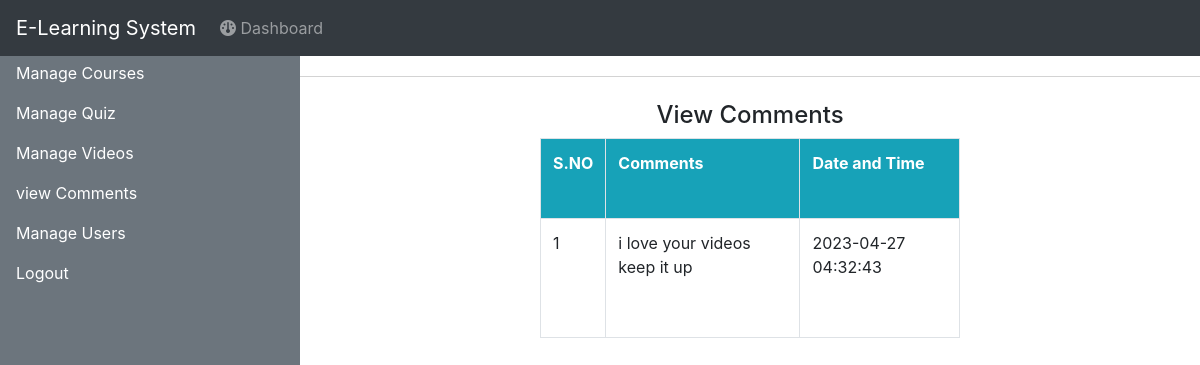
The app's page /admin/view_comments.php with its own data.
### tables this page shows
CREATE TABLE `comments` (
  `id` int(11) NOT NULL,
  `comment` varchar(200) NOT NULL,
  `video_id` int(11) NOT NULL,
  `reading_time` timestamp NOT NULL DEFAULT current_timestamp() ON UPDATE current_timestamp()
);

### admin/view_comments.php (the view, shortened to what this page needs)
<!DOCTYPE html>
<html lang="en">
<head>
    <link rel="stylesheet" href="https://cdn.jsdelivr.net/npm/bootstrap@4.6.2/dist/css/bootstrap.min.css">
  <link rel="stylesheet" href="https://cdnjs.cloudflare.com/ajax/libs/font-awesome/6.3.0/css/all.min.css" />
  <link rel="stylesheet" href="style.css">
  <link rel='stylesheet' href='https://cdn.jsdelivr.net/npm/sweetalert2@7.12.15/dist/sweetalert2.min.css'></link>
</head>
<body class="on">
    <?php
include('aheader.php');
    ?>
<div class="" style="width:75%;float:right;height:95vh;margin-top:60px;">
<ul class="nav" style="border-bottom:1px solid lightgrey;">
  <li class="nav-item">
    <a class="nav-link" href="view_courses.php"></a>
  </li>
  <li class="nav-item">
    <a class="nav-link" href="manage_course.php"></a>
  </li>
</ul>
<div class="container">
    <div class="row mt-4">
<div class="col-md-6 offset-md-3">
<h4 class="text-center">View Comments</h4>
<table class="table table-bordered">
<tr class="bg-info text-white">
    <th>S.NO</th>
    <th>Comments</th>
    <th>Date and Time</th>
</tr>
<?php
include('../db.php');
$sql="select * from comments order by id desc";
$result=mysqli_query($con,$sql);
if(mysqli_num_rows($result)>0)
{
    $i=1;
    while($row=mysqli_fetch_assoc($result))
    {
        ?>
<tr>
<td><?php echo $i; ?></td>
<td><?php echo $row['comment']; ?></td>
<td><?php echo $row['reading_time']; ?></td>
</tr>
        <?php
        $i++;
    }
}
?>
</table>
</div>
</div>
  </div>
</div>
<?php
include('leftbar.php');
?>
</body>
</html>

### admin/view_comments.php (style rules this page uses)
table { height:200px; width:100%; overflow-x:scroll; overflow-y:scroll; }

### records on screen
comments: comment "i love your videos keep it up", reading_time "2023-04-27 04:32:43"
